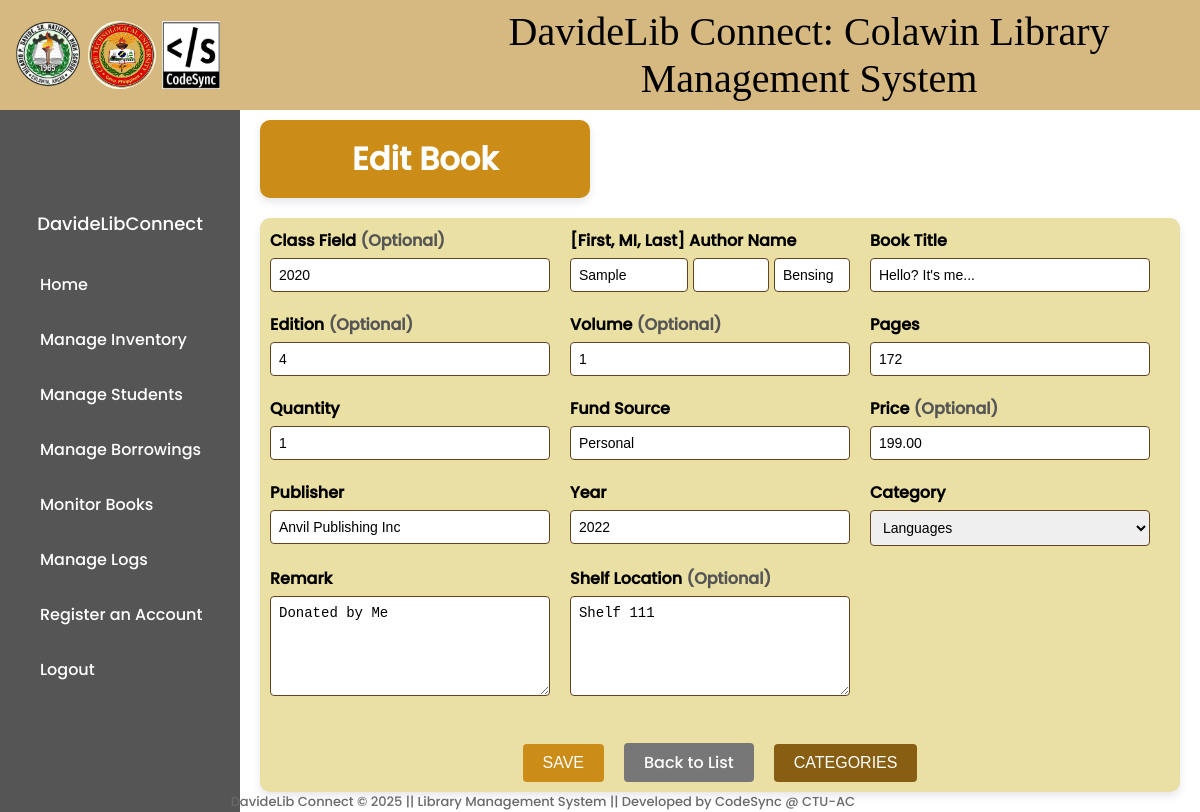
The page /books/update/F-002/ (signed in) on the database as committed earlier.
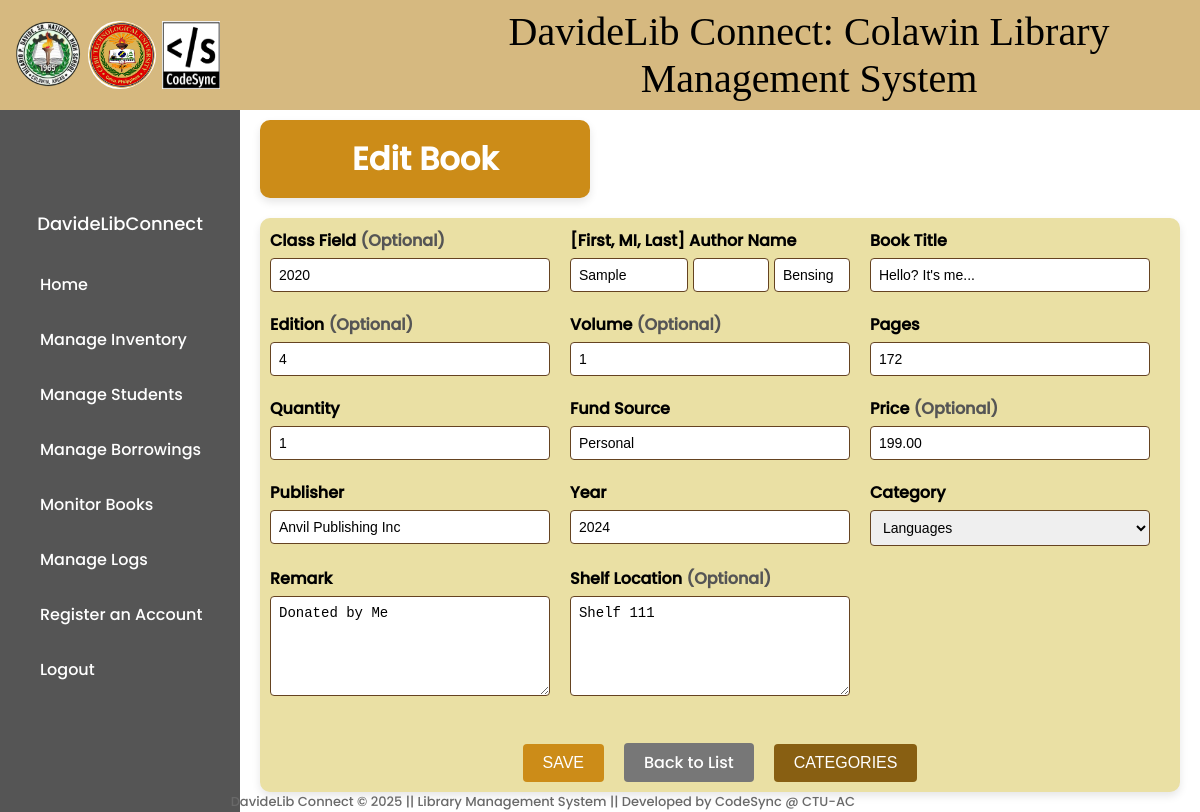
The same page on the database as committed later.
### library/models.py (models this page shows, shortened)
class BookInventory(models.Model):
    book_number = models.CharField(max_length=10, primary_key=True)
    record_date = models.DateTimeField(auto_now_add=True)
    class_field = models.CharField(max_length=100, blank=True, null=True)
    author = models.CharField(max_length=200, blank=True, null=True)
    book_title = models.CharField(max_length=200)
    edition = models.CharField(max_length=50, blank=True, null=True)
    volume = models.CharField(max_length=50, blank=True, null=True)
    pages = models.IntegerField(blank=True, null=True)
    quantity = models.PositiveIntegerField(default=1)
    fund_source = models.CharField(max_length=100, blank=True, null=True)
    price = models.DecimalField(max_digits=10, decimal_places=2, blank=True, null=True)
    publisher = models.CharField(max_length=200, blank=True, null=True)
    year = models.IntegerField(blank=True, null=True)
    remark = models.TextField(blank=True, null=True)
    category = models.ForeignKey(Category, on_delete=models.CASCADE)
    location = models.TextField(blank=True, null=True)
    qr_code = models.ImageField(upload_to='qr_codes/', blank=True, null=True)

### library/views.py (the view)
# urls.py: path('books/update/<str:book_number>/', views.book_update, name='book-update'),
@login_required
def book_update(request, book_number):
    book = get_object_or_404(BookInventory, book_number=book_number)
    if request.method == 'POST':
        form = BookInventoryForm(request.POST, instance=book)
        if form.is_valid():
            form.save()
            return redirect('book-list')
    else:
        form = BookInventoryForm(instance=book)
    categories = Category.objects.all()
    return render(request, 'library/book_form.html', {'form': form, 'categories': categories})

### library/forms.py (shortened to what this page needs)
class BookInventoryForm(forms.ModelForm):
    firstname = forms.CharField(max_length=100, required=False)
    middle_initial = forms.CharField(max_length=2, required=False)
    lastname = forms.CharField(max_length=100, required=False)
    class Meta:
        model = BookInventory
        fields = ['class_field', 'book_title', 'edition', 'volume', 'pages', 'quantity', 'fund_source', 'price', 'publisher', 'year', 'category', 'remark', 'location']
    def __init__(self, *args, **kwargs):
        super().__init__(*args, **kwargs)
        if self.instance and self.instance.pk:
            name_parts = self.instance.author.split()
            if len(name_parts) >= 3:
                self.fields['firstname'].initial = ' '.join(name_parts[:-2])
                self.fields['middle_initial'].initial = name_parts[-2]
                self.fields['lastname'].initial = name_parts[-1]
            elif len(name_parts) == 2:
                self.fields['firstname'].initial = name_parts[0]
                self.fields['lastname'].initial = name_parts[1]
            elif len(name_parts) == 1:
                self.fields['firstname'].initial = name_parts[0]

### library/templates/library/book_form.html (shortened to what this page needs)
{% extends 'main.html' %}
{% load static %}
{% block content %}
<!DOCTYPE html>
<html>
<head>
    {% block css %}
    <link rel="stylesheet" type="text/css" href="{% static 'styles/book_form.css' %}">
    {% endblock %}
</head>
<body>
    <div class="main-content">
        <h1>{{ form.instance.pk|yesno:"Edit,Add" }} Book</h1>
        <form method="post">
            <div class="form-group">
                <label for="id_class_field">Class Field <span style="color: #555;">(Optional)</span></label>
                {{ form.class_field }}
            </div>
            <div class="form-group">
                <label for="id_firstname">[First, MI, Last] Author Name</label>
                <div class="form-group-author">
                {{ form.firstname }} <span>{{ form.middle_initial }}</span> <span>{{ form.lastname }}</span>
            </div>
            </div>
            <div class="form-group">
                <label for="id_book_title">Book Title</label>
                {{ form.book_title }}
            </div>
            <div class="form-group">
                <label for="id_edition">Edition <span style="color: #555;">(Optional)</span></label>
                {{ form.edition }}
            </div>
            <div class="form-group">
                <label for="id_volume">Volume <span style="color: #555;">(Optional)</span></label>
                {{ form.volume }}
            </div>
            <div class="form-group">
                <label for="id_pages">Pages</label>
                {{ form.pages }}
            </div>
            <div class="form-group">
                <label for="id_quantity">Quantity</label>
                {{ form.quantity }}
            </div>
            <div class="form-group">
                <label for="id_fund_source">Fund Source</label>
                {{ form.fund_source }}
            </div>
            <div class="form-group">
                <label for="id_price">Price <span style="color: #555;">(Optional)</span></label>
                {{ form.price }}
            </div>
            <div class="form-group">
                <label for="id_publisher">Publisher</label>
                {{ form.publisher }}
            </div>
            <div class="form-group">
                <label for="id_year">Year</label>
                {{ form.year }}
            </div>
            <div class="form-group">
                <label for="id_category">Category</label>
                {{ form.category }}
            </div>
            <div class="form-group">
                <label for="id_remark">Remark</label>
                {{ form.remark }}
            </div>
            <div class="form-group">
                <label for="id_location" aria-placeholder="Add Book Location">Shelf Location <span style="color: #555;">(Optional)</span></label>
                {{ form.location }}
            </div>
            <div class="form-actions">
                <button type="submit" class="btn-save">{{ form.instance.pk|yesno:"Save,Create" }}</button>
                <a href="{% url 'book-list' %}" class="btn-back">Back to List</a>
                <button class="btncategory" id="categoryBtn" type="button">Categories</button>
            </div>
        </form>
    </div>
</body>
</html>
{% endblock %}

Rows that differ between the two databases and show on the page:
changed BookInventory "Edit": year "2022" → "2024"
